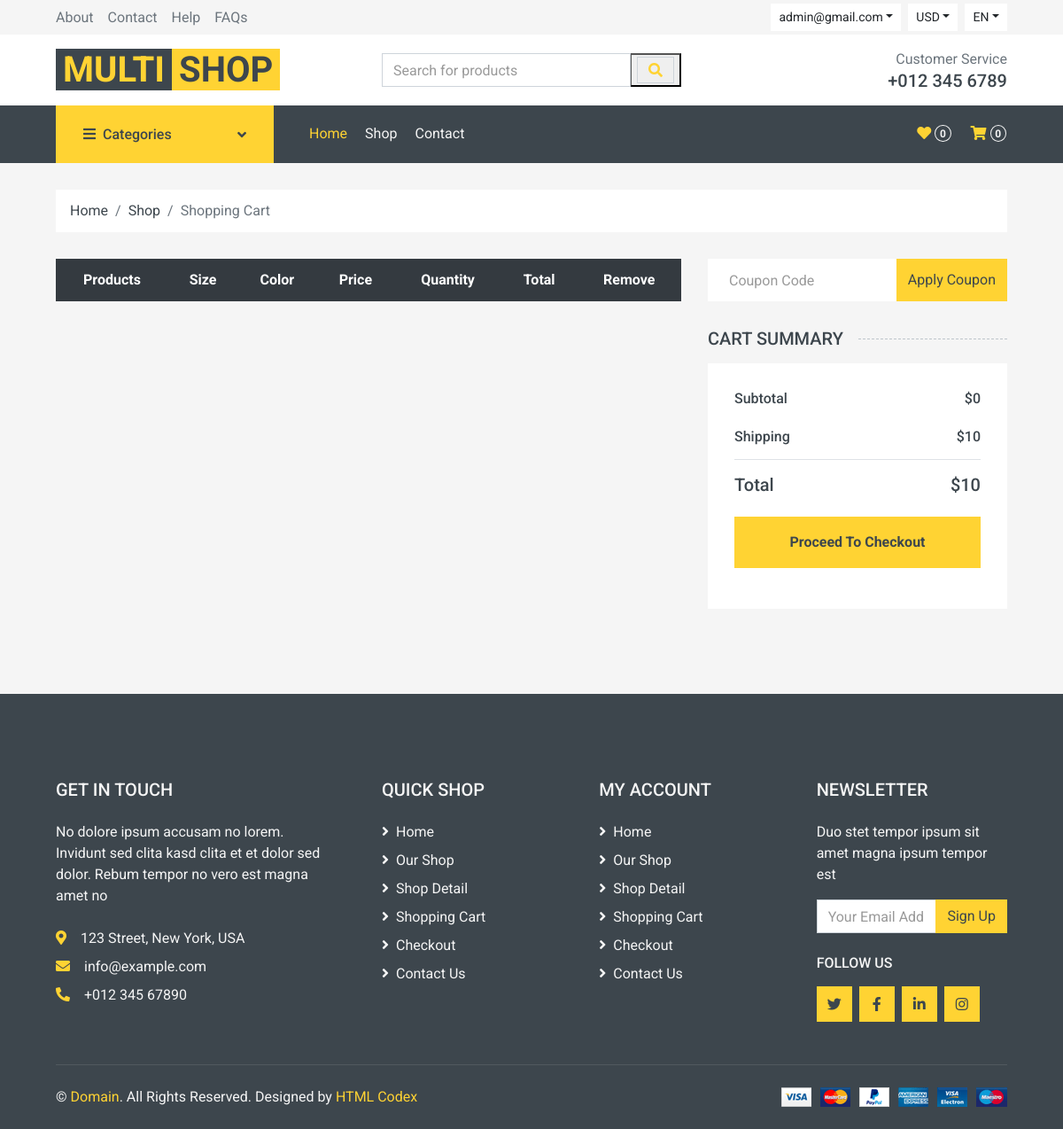
The app's page /cart/ (signed in), older data.
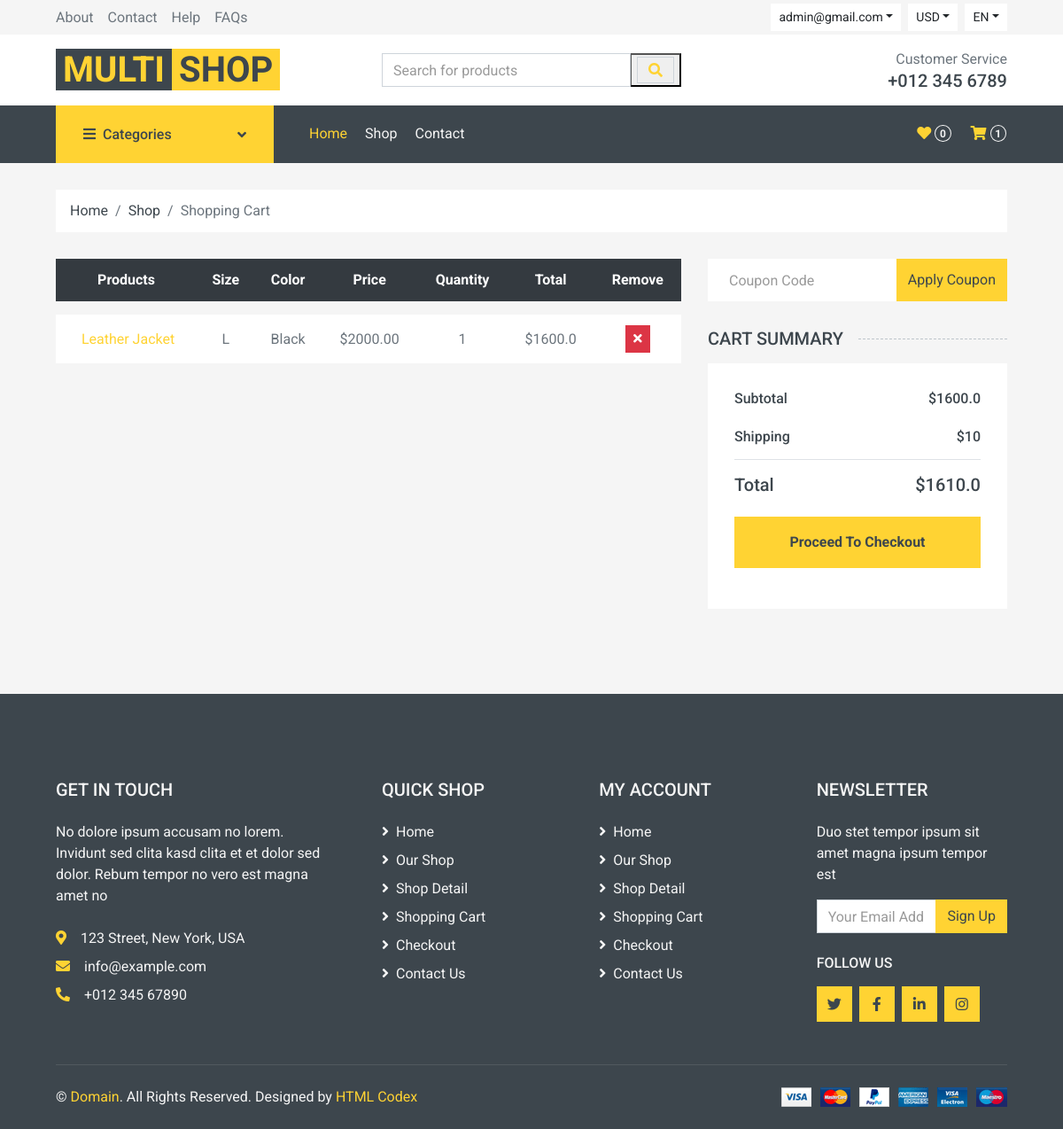
The same page, newer data.
### apps/shop/models.py (models this page shows, shortened)
class Cart(models.Model):
    ACTIVE = "active"
    FINISHED = "finished"
    WAITING = "waiting"
    CHOISES = (
        (ACTIVE, "Active"),
        (FINISHED, "Finished"),
        (WAITING, "Waiting"),
    )
    user = models.ForeignKey("account.User", on_delete=models.CASCADE, related_name="carts", verbose_name="User")
    status = models.CharField("Status", max_length=10, choices=CHOISES, default=ACTIVE)
    promo = models.ForeignKey(PromoCode, null=True, on_delete=models.SET_NULL, related_name="carts", verbose_name="Promo code")
    created = models.DateTimeField("Created at", auto_now_add=True)
    class Meta:
        verbose_name = "Cart"
        verbose_name_plural = "Carts"
    @property
    def subtotal(self):
        subtotal = sum(product.total_price for product in self.cart_products.all())
        return subtotal
    @property
    def discount(self):
        if self.promo is not None:
            discount = self.subtotal * self.promo.discount / 100
        else:
            discount = 0
        return discount
    @property
    def total(self):
        total = self.subtotal - self.discount + 10
        return total

class CartProduct(models.Model):
    cart = models.ForeignKey(Cart, on_delete=models.CASCADE, related_name="cart_products", verbose_name="Cart")
    product = models.ForeignKey(Product, on_delete=models.CASCADE, related_name="cart_products", verbose_name="Product")
    quantity = models.PositiveSmallIntegerField("Quantiy")
    color = models.CharField("Color", max_length=50)
    size = models.CharField("Size", max_length=20)
    class Meta:
        verbose_name = "Cart Product"
        verbose_name_plural = "Cart Products"
    @property
    def total_price(self):
        price = self.product.total_price
        total_price = self.quantity * price
        return total_price

class Product(models.Model):
    slug = models.SlugField("Slug", max_length=100, null=False, unique=True)
    name = models.CharField("Product name", max_length=100)
    category = models.ForeignKey(Category, on_delete=models.SET_NULL, related_name="products", null=True, blank=False, verbose_name="Category")
    price = models.DecimalField("Price", max_digits=7, decimal_places=2)
    discount = models.PositiveSmallIntegerField("Discount", blank=True, default=0)
    sizes = models.ManyToManyField(ProductSizes, related_name="products")
    colors = models.ManyToManyField(ProductColors, related_name="products")
    description = models.TextField("Description")
    created = models.DateTimeField("Date created", auto_now_add=True)
    class Meta:
        verbose_name = "Product"
        verbose_name_plural = "Products"
    @property
    def total_price(self):
        price = float(self.price)
        return price - (price * (self.discount / 100))

### apps/shop/views.py (the view, shortened to what this page needs)
# urls.py: path("cart/", view=views.cart_view, name="cart"),
@login_required
def cart_view(request):
    cart = get_or_create_cart(request=request)
    context = {
        "cart": cart,
    }
    return render(request=request, template_name="cart.html", context=context)

### apps/account/context_processors.py (called while the page is built)
def favorites_count(request):
    user: User = request.user
    if user.is_authenticated:
        count = user.favorites.count()
    else:
        count = 0
    context = {
        "favorites_count": count
    }
    return context

### apps/shop/context_processors.py (called while the page is built)
def categories_processor(request):
    categories = Category.objects.filter(parent=None)
    context = {
        "categories": categories
    }
    return context

def cart_products_count(request):
    user = request.user
    if user.is_authenticated:
        cart = get_or_create_cart(request)
        count = 0
        for product in cart.cart_products.all():
            count += product.quantity
    else:
        count = 0
    context = {
        "cart_products_count": count
    }
    return context

### apps/shop/utils.py (called while the page is built)
def get_or_create_cart(request):
    user = request.user
    cart = Cart.objects.filter(status=Cart.ACTIVE, user=user).order_by("-created").first()
    if cart is None:
        cart = Cart.objects.create(user=user)
    return cart

### apps/shop/templates/cart.html (shortened to what this page needs)
{% extends 'base.html' %}
{% load static %}
{% block content %}
<div class="container-fluid">
    <div class="row px-xl-5">
        <div class="col-12">
            <nav class="breadcrumb bg-light mb-30">
                <a class="breadcrumb-item text-dark" href="#">Home</a>
                <a class="breadcrumb-item text-dark" href="#">Shop</a>
                <span class="breadcrumb-item active">Shopping Cart</span>
            </nav>
        </div>
    </div>
</div>
<div class="container-fluid">
    <div class="row px-xl-5">
        <div class="col-lg-8 table-responsive mb-5">
            <table class="table table-light table-borderless table-hover text-center mb-0">
                <thead class="thead-dark">
                    <tr>
                        <th>Products</th>
                        <th>Size</th>
                        <th>Color</th>
                        <th>Price</th>
                        <th>Quantity</th>
                        <th>Total</th>
                        <th>Remove</th>
                    </tr>
                </thead>
                <tbody class="align-middle">
                    {% for cart_product in cart.cart_products.all %}
                    <tr>
                        <td class="align-middle"> <a href="{% url 'shop:product_details' slug=cart_product.product.slug %}"> {{ cart_product.product.name }} </td>
                        <td class="align-middle">{{ cart_product.size }}</td>
                        <td class="align-middle">{{ cart_product.color }}</td>
                        <td class="align-middle">${{ cart_product.product.price }}</td>
                        <td class="align-middle">{{ cart_product.quantity }}</td>
                        <td class="align-middle">${{ cart_product.total_price }}</td>
                        <td class="align-middle"><a href="{% url 'shop:delete_from_cart' pk=cart_product.pk %}"><button class="btn btn-sm btn-danger"><i class="fa fa-times"></i></button></a></td>
                    </tr>
                    {% endfor %}
                </tbody>
            </table>
        </div>
        <div class="col-lg-4">
            {% if not cart.promo %}
            <form class="mb-30" method="post">
                <div class="input-group">
                    <input type="text" name="coupon" class="form-control border-0 p-4" placeholder="Coupon Code">
                    <div class="input-group-append">
                        <button type="submit" class="btn btn-primary">Apply Coupon</button>
                    </div>
                </div>
            </form>
            {% endif %}
            <h5 class="section-title position-relative text-uppercase mb-3"><span class="bg-secondary pr-3">Cart Summary</span></h5>
            <div class="bg-light p-30 mb-5">
                <div class="border-bottom pb-2">
                    <div class="d-flex justify-content-between mb-3">
                        <h6>Subtotal</h6>
                        <h6>${{ cart.subtotal }}</h6>
                    </div>
                    <div class="d-flex justify-content-between">
                        <h6 class="font-weight-medium">Shipping</h6>
                        <h6 class="font-weight-medium">$10</h6>
                    </div>
                </div>
                <div class="pt-2">
                    <div class="d-flex justify-content-between mt-2">
                        <h5>Total</h5>
                        <h5>${{ cart.total }}</h5>
                    </div>
                    <a href="{% url 'shop:checkout' %}"><button class="btn btn-block btn-primary font-weight-bold my-3 py-3">Proceed To Checkout</button></a>
                </div>
            </div>
        </div>
    </div>
</div>
{% endblock %}

### templates/base.html (shortened to what the changed rows need)
<!DOCTYPE html>
<html lang="en">
{% load static %}
<head>
    <link href="https://cdnjs.cloudflare.com/ajax/libs/font-awesome/5.10.0/css/all.min.css" rel="stylesheet">
    <link href="{% static 'lib/animate/animate.min.css' %}" rel="stylesheet">
    <link href="{% static 'lib/owlcarousel/assets/owl.carousel.min.css' %}" rel="stylesheet">
    <link href="{% static 'css/style.css' %}" rel="stylesheet">
</head>
<body>
    <div class="container-fluid bg-dark mb-30">
        <div class="row px-xl-5">
            <div class="col-lg-9">
                <nav class="navbar navbar-expand-lg bg-dark navbar-dark py-3 py-lg-0 px-0">
                    <div class="collapse navbar-collapse justify-content-between" id="navbarCollapse">
                        <div class="navbar-nav ml-auto py-0 d-none d-lg-block">
                            <a href="{% url 'shop:cart' %}" class="btn px-0 ml-3">
                                <i class="fas fa-shopping-cart text-primary"></i>
                                <span class="badge text-secondary border border-secondary rounded-circle" style="padding-bottom: 2px;">{{ cart_products_count }}</span>
                            </a>
                        </div>
                    </div>
                </nav>
            </div>
        </div>
    </div>
    {% block content %}
    {% endblock %}
</body>
</html>

Row changes from the older to the newer data that the page shows:
added CartProduct: product.name "Leather Jacket", size "L", color "Black", product.price "2000.00", quantity "1", total_price "1600.0"
computed for Cart: subtotal "0" → "1600.0"; total "10" → "1610.0"
Text that changed along with them:
{{ cart_products_count }}: "0" → "1"
